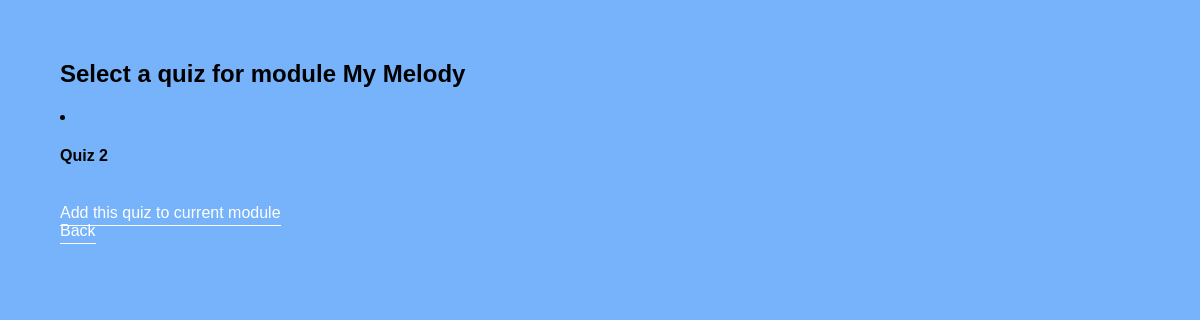
/system/manage/7/52/selectQuiz/ (signed in), run on an earlier commit of the app's database.
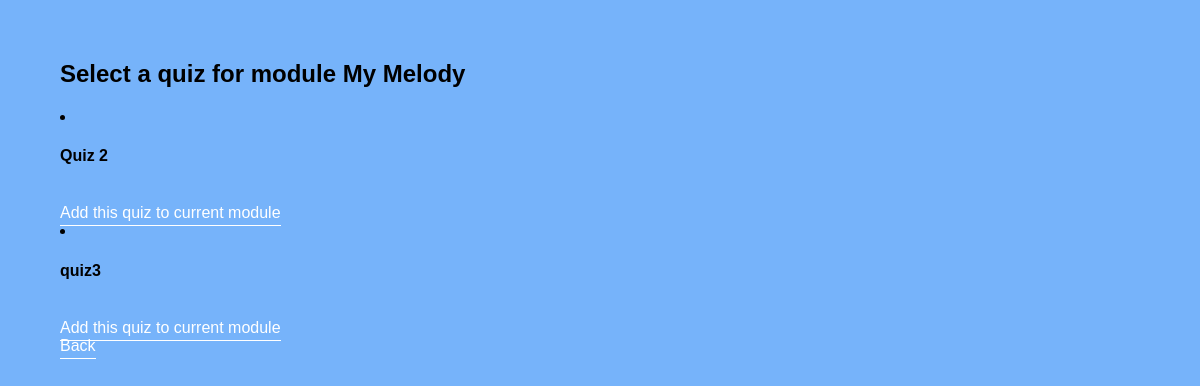
And on a later commit of the database.
### system/models.py (models this page shows, shortened)
class Quiz(models.Model):
	course = models.ForeignKey(Course, on_delete=models.CASCADE)
	module=models.ForeignKey(Module,null=True,blank=True,on_delete=models.SET_NULL)
	title=models.CharField(max_length=200)
	pass_score = models.IntegerField()
	num_draw=models.IntegerField()

### system/views.py (the view)
# urls.py: path('manage/<int:course_id>/<int:module_id>/selectQuiz/', views.showQuizzes, name='showQuizzes'),    # add quiz view
def showQuizzes(request, **kwargs):
	has_quiz = Quiz.objects.filter(module__id=kwargs['module_id'])
	if(len(has_quiz)==0):
		all_quizzes = Quiz.objects.filter(course__id=kwargs['course_id'], module=None)
		template = loader.get_template("showQuizzes.html")
		context = {
			'course': Course.objects.filter(id=kwargs['course_id'])[0],
			'course_id': kwargs['course_id'],
			'module': Module.objects.filter(id=kwargs['module_id'])[0],
			'module_id': kwargs['module_id'],
			'instructor_id': request.user.id,
			'all_quizzes':all_quizzes,
		}
		return HttpResponse(template.render(context, request))
	else:
		return redirect('/system/manage/{}/{}/displayModuleContent/'.format(kwargs['course_id'],
																			kwargs['module_id']))

### templates/manageModules/showQuizzes.html (shortened to what this page needs)
<!DOCTYPE html>
{% if user.is_authenticated %}
<head>
  <link rel="stylesheet" href="/static/stylesheets/style_show_c.css">
</head>
<body>
  <h2>Select a quiz for module {{module.title}}</h2>
  {% for quiz in all_quizzes %}
    <li>
      <h4>{{quiz.title}}</h4><br>
      <a href="/system/manage/{{course_id}}/{{module_id}}/addQuiz/{{quiz.id}}/">Add this quiz to current module</a>
    </li>
  {% endfor %}
  <a href="/system/manage/{{course_id}}/{{module_id}}/displayModuleContent/">Back</a>
</body>
{% else %}
<div>
  You are not logged in!<br>
  <a href="/accounts/login/">Login</a>
</div>
{% endif %}

What changed in the data, as far as the page shows it:
added Quiz: title "quiz3"
